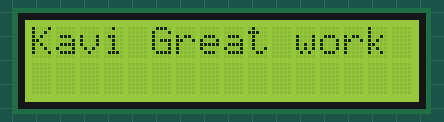
A sketch run on a simulated Arduino Uno, built with avr-gcc and run on an emulated ATmega328P. On the bench: 16×2 character LCD.

Above: at 0.1 s.
At 6.1 s:
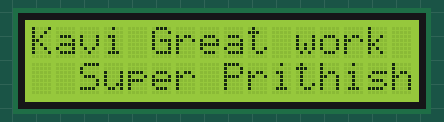
At 9.1 s:
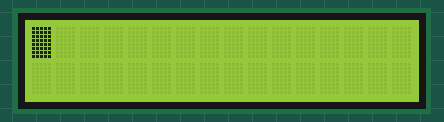
At 23.1 s:
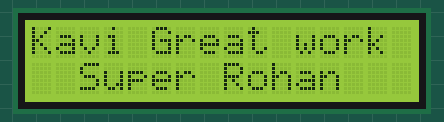
At 33.1 s:
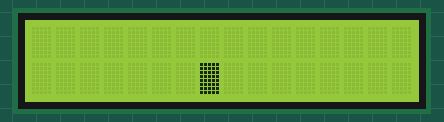

Measured:
- what the display in image 1 shows lasts 3.0 s, from 6.1 s to 9.1 s
- what the display in image 2 shows lasts 4.0 s, from 9.1 s to 13.1 s

The sketch:

kavi_lcd_demo.ino
```cpp
#include <LiquidCrystal.h>

LiquidCrystal lcd(1, 2, 4, 5, 6, 7);

void setup() {
  lcd.begin(16, 2);
}

void loop() {
  lcd.print("Kavi Great work");
  delay(3000);

  lcd.setCursor(2, 1);
  lcd.print("Super Rohan");
  delay(3000);

  lcd.clear();

  lcd.print("Kavi Great work");
  lcd.setCursor(2, 1);
  lcd.print("Super Prithish");
  delay(3000);

  lcd.clear();

  lcd.blink();
  delay(4000);
  lcd.setCursor(7, 1);
  delay(3000);

  lcd.noBlink();

  lcd.cursor();
  delay(4000);

  lcd.noCursor();
  lcd.clear();
}
```
